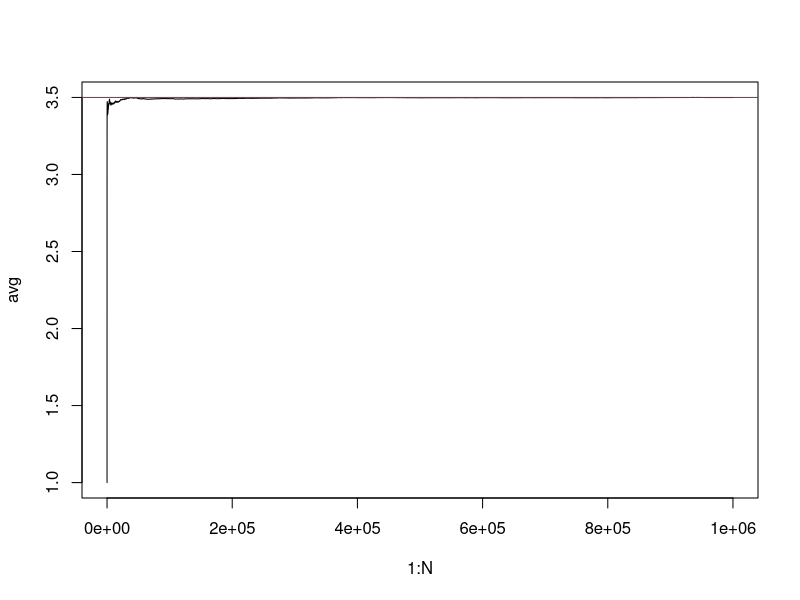
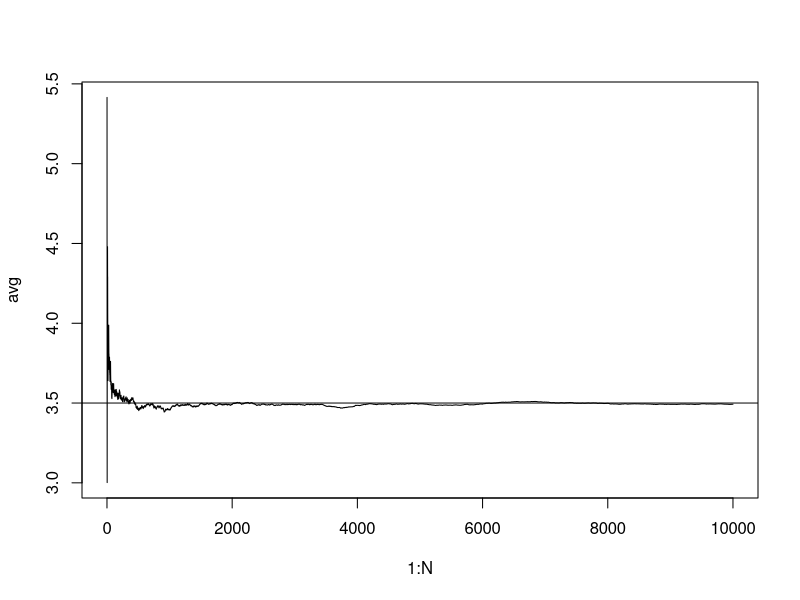
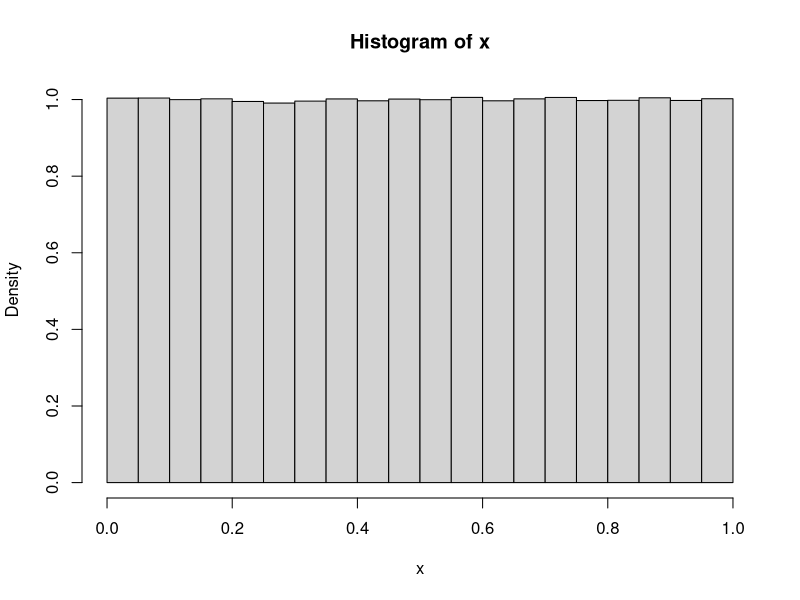
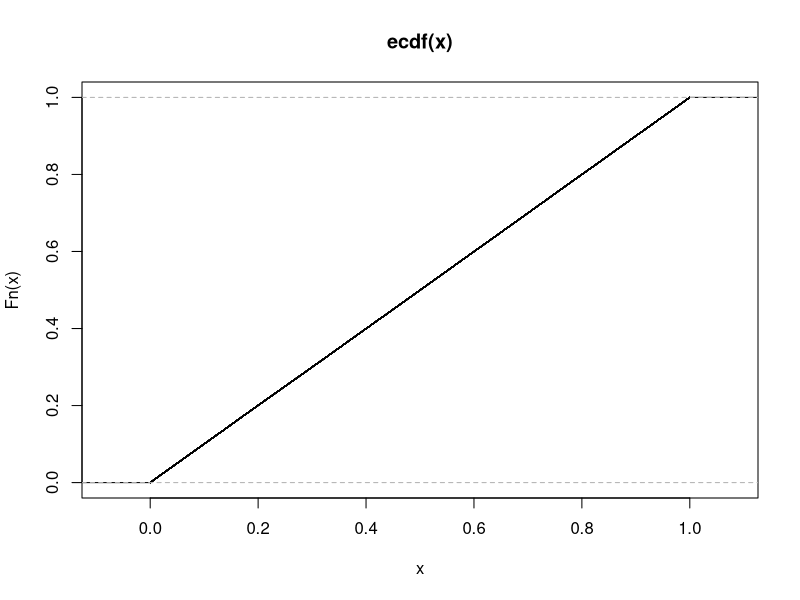

The R source for these figures, in order:
# Würfeln
sum(1:6)/6 #3.5 EW
set.seed(42)
N=1000000
X = sample(1:6,N, replace = TRUE)
mean(X) #3.4998 
avg = cumsum(X)/1:N #Gleitender MW
plot(1:N, avg, type = 'l')
abline(h=3.5, col='red')



# Zahlen zwischen 1 und 6
N=10000
X = runif(N,1,6)
avg = cumsum(X)/1:N
plot(1:N, avg, type = 'l')
abline(h=3.5)

x = runif(1000000, min = 0, max =1)
# 
mean(x)      #Was kommt raus?
hist(x,30,freq = FALSE)   
plot(ecdf(x))

















